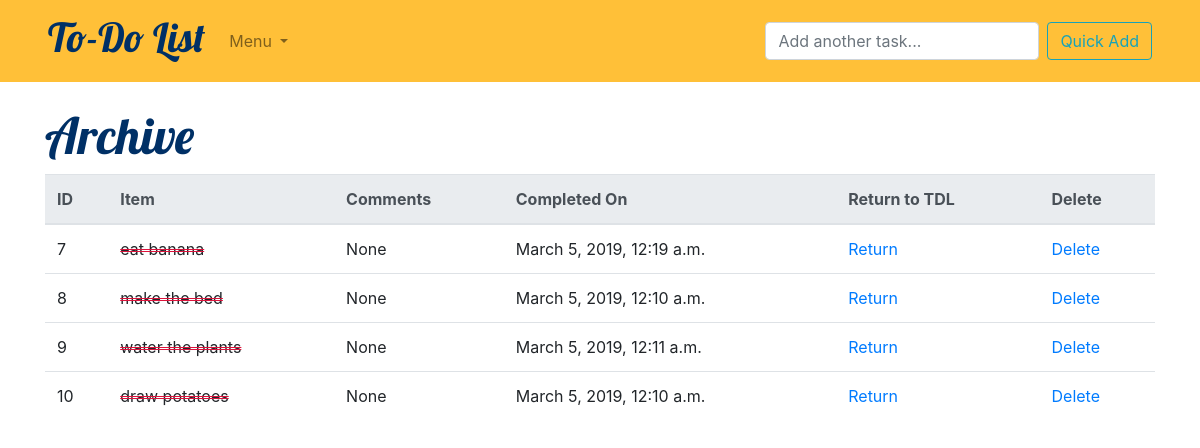
Page /archive on the committed database.
### todo_list/models.py (models this page shows, shortened)
class List(models.Model):
	item = models.CharField(max_length=200, null=True, blank=True)
	description = models.TextField(null=True, blank=True)
	done = models.BooleanField(default=False)
	archived = models.BooleanField(default=False)
	created_on = models.DateTimeField(auto_now_add=True)
	last_edited_on = models.DateTimeField(auto_now=True)

### todo_list/views.py (the view)
# urls.py: path('archive', views.archive, name='archive_page'),
def archive(request):
	archived_total = List.objects.filter(archived__lte=True).count()
	items = List.objects.filter(archived__lte=True)
	return render(request, 'archive.html', {'itemsInPage': items, 'archived_total' : archived_total})

### todo_list/templates/archive.html (shortened to what this page needs)
{% extends 'base.html'%}
	{% block content %}
		<h2 id="titleStyle">Archive</h2>
		<div>
			<table class="table table-hover">
				<thead class="thead-light">
					<tr>
						<th scope="col">ID</th>
						<th scope="col">Item</th>
						<th scope="col">Comments</th>
						<th scope="col">Completed On</th>
						<th scope="col">Return to TDL</th>
						<th scope="col">Delete</th>
					</tr>
				</thead>
				<tbody>
				{% if itemsInPage %}
					{% for todoitems in itemsInPage %}
						{% if todoitems.archived %}
							<tr>
								<td>
									{{ todoitems.id }}
								</td>
								<td>
									<a id="doneMark">{{ todoitems.item }}
									</a>
								</td>
								<td>
									{{ todoitems.description }}
								</td>
								<td>
									{{ todoitems.last_edited_on }}
								</td>
								<td>
									<a href="{% url 'undo_archive_page' todoitems.id %}">Return</a>
								</td>
								<td>
									<a href="{% url 'delete_page' todoitems.id %}">Delete</a>
								</td>
							</tr>
						{% endif %}
					{% endfor %}
				{% endif %}
				</tbody>
			</table>
		</div>
	{% endblock %}

### todo_list/templates/base.html (shortened to what this page needs)
{% load static %}
<!doctype html>
<html lang="en">
  <head>
    <link rel="stylesheet" href="https://stackpath.bootstrapcdn.com/bootstrap/4.3.1/css/bootstrap.min.css">
    <link href="{% static 'css/extra_styles.css' %}" rel="stylesheet">
  </head>
  <body>
    <nav class="navbar navbar-expand-lg navbar-light col px-md-5" style= "background-color: #ffc038;">
      <a class="navbar-brand" id="titleStyle" href="{% url 'home_page' %}">
          <h1>To-Do List</h1>
      </a>
      <div class="collapse navbar-collapse" id="navbarSupportedContent">
        <ul class="navbar-nav mr-auto">
          <li class="nav-item dropdown">
            <a class="nav-link dropdown-toggle" href="#" id="navbarDropdown" role="button" data-toggle="dropdown" aria-haspopup="true" aria-expanded="false">
              Menu
            </a>
          </li>
        </ul>
        <form class="form-inline my-2 my-lg-0" method="POST">
          <input class="form-control mr-sm-2" type="search" placeholder="Add another task..." aria-label="Search" name='item'>
          <button class="btn btn-outline-info my-2 my-sm-0 " type="submit" >Quick Add</button>
        </form>
      </div>
  </nav>
    <div class="container ">
      {% block content %}
      {% endblock %}
    </div>
  </body>
</html>

### static/css/extra_styles.css (style rules this page uses)
#doneMark { text-decoration: line-through; text-decoration-color: crimson; text-decoration-style: double; }
#titleStyle { color: #003066; font-family: 'Lobster'; font-size: 50px; }

### rows in the picture
List: id "7", item "eat banana", description "None", last_edited_on "March 5, 2019, 12:19 a.m."
List: id "8", item "make the bed", description "None", last_edited_on "March 5, 2019, 12:10 a.m."
List: id "9", item "water the plants", description "None", last_edited_on "March 5, 2019, 12:11 a.m."
List: id "10", item "draw potatoes", description "None", last_edited_on "March 5, 2019, 12:10 a.m."
